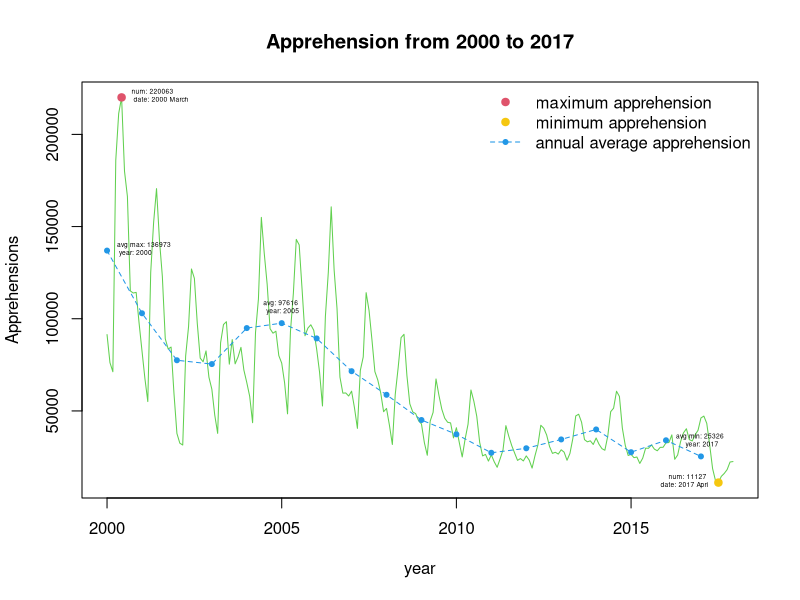

Here is the R script that generated this plot:
#load, clean and rerrange the data
ts<-read.csv("PB monthly summaries.csv")
rownames(ts) <- ts[,1]
ts <- ts[order(ts$year),]
ts<-subset(ts,select=-year)

#turn it into timeseries format
ts_df<-ts
ts <- as.vector(t(ts))
ts<-ts(ts,start = c(2000,1), frequency=12)

#plot the timeseries data
ts.plot(ts, 
        col = 3, 
        xlab="year", 
        ylab="Apprehensions", 
        lty=c(1:3), 
        main ="Apprehension from 2000 to 2017")

#draw the avg
ts_avg<-apply(ts_df,1,mean)
ts_avg<-ts(ts_avg,start = c(2000), frequency=1)
points(ts_avg,col = 4,pch=20)
lines(ts_avg,col = 4,pch=20,lty=2)

#get the max/min month index
pos_max<-which(ts_df == max(ts_df), arr.ind=T)
pos_min<-which(ts_df == min(ts_df), arr.ind=T)

#get the month vector
month<-c("October","November","December","January","February","March","April","May","June","July","August","September")

#get the exact time point of the maximum/minimum element in timeseries data
max_index <- time(ts)[ts==max(ts)]
min_index <- time(ts)[ts==min(ts)]
max_avg <- time(ts_avg)[ts_avg==max(ts_avg)]
min_avg <- time(ts_avg)[ts_avg==min(ts_avg)]

#label the maximum/minimum apprehension in the graph
text(max_index,max(ts),
     paste("num:",max(ts),"\n","date:",floor(max_index),month[as.vector(pos_max)[2]]),
     cex=0.4,pos=4)
text(min_index,min(ts),
     paste("num:",min(ts),"\n","date:",floor(min_index),month[as.vector(pos_min)[2]]),
     cex=0.4,pos=2)
text(max_avg,
     max(ts_avg),
     paste("avg max:",floor(max(ts_avg)),"\n","year:",floor(max_avg)),
     cex=0.4,
     pos=4)
text(min_avg,
     min(ts_avg),
     paste("avg min:",floor(min(ts_avg)),"\n","year:",floor(min_avg)),
     cex=0.4,
     pos=3)
text(2005,
     ts_avg[time(ts_avg)==2005],
     paste("avg:",floor(ts_avg[time(ts_avg)==2005]),"\n","year:",2005),
     cex=0.4,
     pos=3)

#pinpoint the maximum/minimum apprehension in the graph
points(max_index,max(ts),pch=19,col=2)
points(min_index,min(ts),pch=19,col=7)

#add a legend which denotes the meaning of the points
legend("topright", 
       c("maximum apprehension",
         "minimum apprehension",
         "annual average apprehension"),
       col = c(2,7,4),
       pch =c(19,19,20),
       lty=c(0,0,2),
       bty = "n",
       bg = 'gray90')